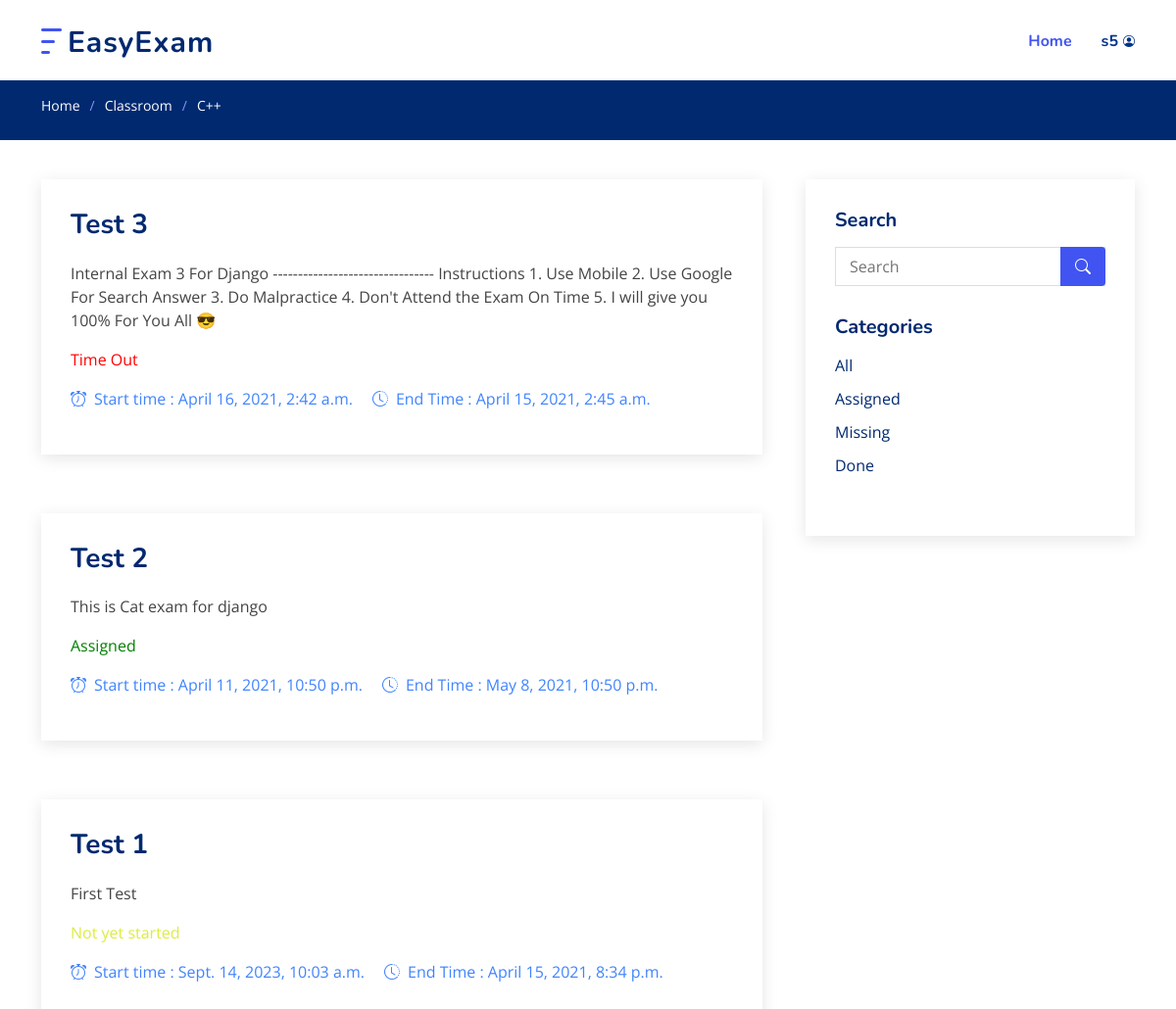
The app's page /1/view_class (signed in), older data.
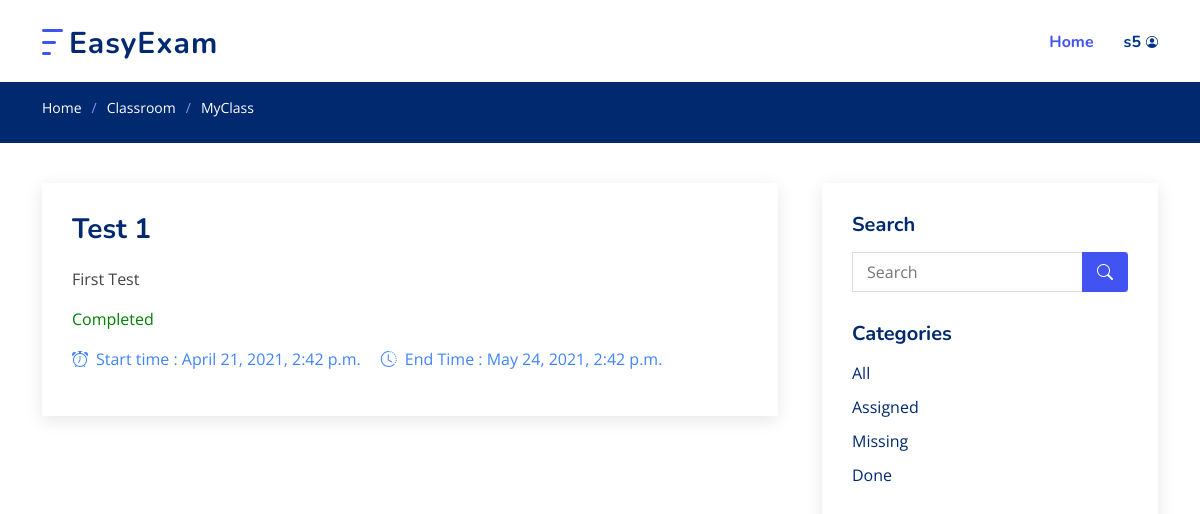
The same page, newer data.
### Classroom/models.py (models this page shows)
class Classroom(models.Model):
	owner = models.ForeignKey(User, on_delete=models.CASCADE) # Teacher
	name = models.CharField(max_length=255) # class name
	code = models.CharField(max_length=5, unique=True) # code for students to join
	desc = models.CharField(max_length=255, blank=True) # class Description for optional
	def __str__(self):
		return self.name

class Test(models.Model):
	belongs = models.ForeignKey(Classroom, on_delete=models.CASCADE)
	name = models.CharField(max_length=255)
	desc = models.CharField(max_length=2555, blank=True)
	create_time = models.DateTimeField(auto_now_add=True)
	start_time = models.DateTimeField()
	end_time = models.DateTimeField()
	def __str__(self):
		return self.name

### Classroom/views/Classroom.py (the view)
# urls.py: path('<int:class_id>/view_class', Classroom.view_class, name='view_class'),
@login_required(login_url='login')
def view_class(request, class_id):
	tests = Test.objects.filter(belongs=class_id).order_by('-create_time')
	search = request.GET.get('search')
	if search != "" and search is not None:
		tests = Test.objects.filter(belongs=class_id, name__icontains=search).order_by('-create_time')
	paginator = Paginator(tests, 5)
	page = request.GET.get('page', 1)
	try:
		tests = paginator.page(page)
	except PageNotAnInteger:
		tests = paginator.page(1)
	except EmptyPage:
		tests = paginator.page(paginator.num_pages)
	if request.user.is_staff :
		pass
	else:
		for t in tests:
			if testTaken.objects.filter(student=request.user, test=t).exists():
				t.status = "done"
			elif ( t.start_time == None or t.start_time < timezone.now()) and ( t.end_time == None or t.end_time > timezone.now()):
				t.status = "Assigned"
			elif(t.start_time and t.start_time > timezone.now()): # test is not yet started
				t.status = "not"
			else:
				t.status = "late"
	room = get_object_or_404(Classroom, id=class_id)
	return render(request, "classroom/view_class.html", {'tests' : tests, 'room' : room } )

### templates/classroom/view_class.html (shortened to what this page needs)
{% extends 'base.html' %}
{% load static %}
{% block header %}
<header id="header" class="header fixed-top">
  <div class="container-fluid container-xl d-flex align-items-center justify-content-between">
    <a href="{% url 'home' %}" class="logo d-flex align-items-center">
      <img src="{% static 'assets/img/logo.png' %}" alt="">
      <span>EasyExam</span>
    </a>
    <nav id="navbar" class="navbar">
      <ul>
        <li><a class="nav-link scrollto active" href="{% url 'dashboard' %}">Home</a></li>
        <li class="dropdown"><a href="#"><span>{{ user.first_name }}</span><i class="bi bi-person-circle"></i></a>
        </li>
      </ul>
    </nav>
  </div>
</header>
{% endblock %}
{% block main %}
  <main id="main">
    <section class="breadcrumbs">
      <div class="container">
        <ol>
          <li><a href="{% url 'home' %}">Home</a></li>
          <li><a href="{% url 'dashboard' %}">Classroom</a></li>
          <li>{{ room }}</li>
        </ol>
      </div>
    </section>
    <section id="blog" class="blog">
      <div class="container" data-aos="fade-up">
        <div class="row">
          <div class="col-lg-8 entries">
            {% for t in tests %}
            <article class="entry">
              {% if user.is_staff %}
              <h2 class="entry-title">
                <a href="{% url 'view_test' t.id %}">{{ t }}</a>
              </h2>
              {% elif t.status == "late" or t.status == "not" %}
              <h2 class="entry-title">
                <a>{{ t }}</a>
              </h2>
              {% else  %}
              <h2 class="entry-title">
                <a href="{% url 'attend_test' t.id %}">{{ t }}</a>
              </h2>
              {% endif %}
              <div class="entry-content">
                <p>
                  {{ t.desc }}
                </p>
                {% if t.status == "Assigned" %}
                <p style="color: green;"> Assigned  </p>
                {% endif %}
                {% if t.status == "late" %}
                <p style="color: red;"> Time Out</p>
                {% endif %}
                {% if t.status == "not" %}
                <p style="color: #dbed3b;"> Not yet started </p>
                {% endif %}
                {% if t.status == "done" %}
                <p style="color: green;"> Completed </p>
                {% endif %}
              </div>
              <div class="entry-meta">
                <ul>
                  {% if t.start_time %}
                  <li class="d-flex align-items-center"><i class="bi bi-alarm"></i>
                    Start time : {{ t.start_time }}
                  </li>
                  {% endif %}
                  {% if t.end_time %}
                  <li class="d-flex align-items-center"><i class="bi bi-clock-history"></i>
                    End Time : {{ t.end_time }}
                  </li>
                  {% endif %}
                </ul>
              </div>
            </article>
            {% endfor %}
          </div>
          <div class="col-lg-4">
            <div class="sidebar">
              <h3 class="sidebar-title">Search</h3>
              <div class="sidebar-item search-form">
                <form action="" method="GET">
                  <input type="text" name="search" placeholder="Search">
                  <button type="submit"><i class="bi bi-search"></i></button>
                </form>
              </div>
                  {% if user.is_staff %}
                  {% else %}
                  <h3 class="sidebar-title">Categories</h3>
                  <div class="sidebar-item categories">
                    <ul>
                      <li><a href="{% url 'view_class' room.id %}">All</a></li>
                      <li><a href="{% url 'assigned_test' room.id %}">Assigned</a></li>
                      <li><a href="{% url 'missing_test' room.id %}">Missing</a></li>
                      <li><a href="{% url 'done_test' room.id %}">Done</a></li>
                    </ul>
                  </div>
                  {% endif %}
            </div>
          </div>
        </div>
      </div>
    </section>
  </main>
{% endblock %}

Row changes from the older to the newer data that the page shows:
removed Test: name "Test 3", desc "Internal Exam 3 For Django -------------------------------- Instructions 1. Use Mobile 2. Use Google For Search Answer 3. Do Malpractice 4. Don't Attend the Exam On Time 5. I will give you 100% For You All 😎", shows "Time Out", start_time "April 16, 2021, 2:42 a.m.", end_time "April 15, 2021, 2:45 a.m."
removed Test: name "Test 2", desc "This is Cat exam for django", shows "Assigned", start_time "April 11, 2021, 10:50 p.m.", end_time "May 8, 2021, 10:50 p.m."
changed Classroom: name "C++" → "MyClass"
changed Test "Test 1": start_time "Sept. 14, 2023, 10:03 a.m." → "April 21, 2021, 2:42 p.m."; end_time "April 15, 2021, 8:34 p.m." → "May 24, 2021, 2:42 p.m."; text "Not yet started" → "Completed"
